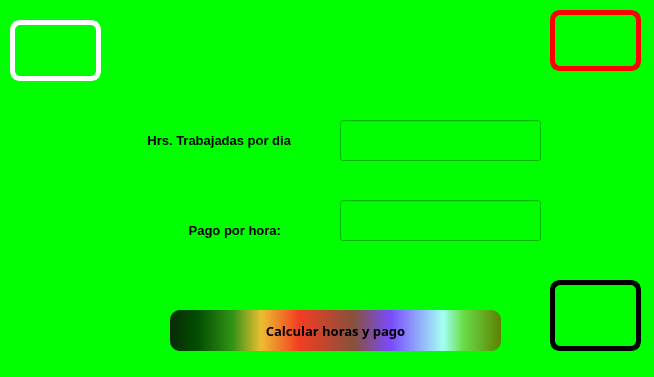
<?xml version="1.0" encoding="UTF-8"?>
<ui version="4.0">
 <class>Dialog</class>
 <widget class="QDialog" name="Dialog">
  <property name="geometry">
   <rect>
    <x>0</x>
    <y>0</y>
    <width>654</width>
    <height>377</height>
   </rect>
  </property>
  <property name="windowTitle">
   <string>Dialog</string>
  </property>
  <property name="styleSheet">
   <string notr="true">
background-color: rgb(0, 255, 0);</string>
  </property>
  <widget class="QLabel" name="label">
   <property name="geometry">
    <rect>
     <x>-20</x>
     <y>120</y>
     <width>311</width>
     <height>41</height>
    </rect>
   </property>
   <property name="font">
    <font>
     <pointsize>10</pointsize>
     <weight>75</weight>
     <bold>true</bold>
    </font>
   </property>
   <property name="text">
    <string>Hrs. Trabajadas por dia</string>
   </property>
   <property name="alignment">
    <set>Qt::AlignRight|Qt::AlignTrailing|Qt::AlignVCenter</set>
   </property>
  </widget>
  <widget class="QLineEdit" name="txt_hrs">
   <property name="geometry">
    <rect>
     <x>340</x>
     <y>120</y>
     <width>201</width>
     <height>41</height>
    </rect>
   </property>
   <property name="font">
    <font>
     <family>Rockwell Extra Bold</family>
     <pointsize>10</pointsize>
     <weight>75</weight>
     <bold>true</bold>
    </font>
   </property>
  </widget>
  <widget class="QLabel" name="label_2">
   <property name="geometry">
    <rect>
     <x>70</x>
     <y>210</y>
     <width>211</width>
     <height>41</height>
    </rect>
   </property>
   <property name="font">
    <font>
     <pointsize>10</pointsize>
     <weight>75</weight>
     <bold>true</bold>
    </font>
   </property>
   <property name="text">
    <string>Pago por hora:</string>
   </property>
   <property name="alignment">
    <set>Qt::AlignRight|Qt::AlignTrailing|Qt::AlignVCenter</set>
   </property>
  </widget>
  <widget class="QPushButton" name="btn_Accion">
   <property name="geometry">
    <rect>
     <x>170</x>
     <y>310</y>
     <width>331</width>
     <height>41</height>
    </rect>
   </property>
   <property name="font">
    <font>
     <family>Rockwell Extra Bold</family>
     <pointsize>10</pointsize>
     <weight>75</weight>
     <bold>true</bold>
    </font>
   </property>
   <property name="styleSheet">
    <string notr="true">background-color: qlineargradient(spread:pad, x1:0, y1:0, x2:1, y2:0, stop:0 rgba(9, 41, 4, 255), stop:0.085 rgba(2, 79, 0, 255), stop:0.19 rgba(50, 147, 22, 255), stop:0.275 rgba(236, 191, 49, 255), stop:0.39 rgba(243, 61, 34, 255), stop:0.555 rgba(135, 81, 60, 255), stop:0.667 rgba(121, 75, 255, 255), stop:0.825 rgba(164, 255, 244, 255), stop:0.885 rgba(104, 222, 71, 255), stop:1 rgba(93, 128, 0, 255));
border-radius: 10px;</string>
   </property>
   <property name="text">
    <string>Calcular horas y pago</string>
   </property>
  </widget>
  <widget class="QLineEdit" name="txt_pago">
   <property name="geometry">
    <rect>
     <x>340</x>
     <y>200</y>
     <width>201</width>
     <height>41</height>
    </rect>
   </property>
   <property name="font">
    <font>
     <family>Rockwell Extra Bold</family>
     <pointsize>10</pointsize>
     <weight>75</weight>
     <bold>true</bold>
    </font>
   </property>
   <property name="text">
    <string/>
   </property>
  </widget>
  <widget class="QLabel" name="label_3">
   <property name="geometry">
    <rect>
     <x>10</x>
     <y>20</y>
     <width>91</width>
     <height>61</height>
    </rect>
   </property>
   <property name="styleSheet">
    <string notr="true">border: 5px solid white;
border-radius: 10px;</string>
   </property>
   <property name="text">
    <string/>
   </property>
   <property name="pixmap">
    <pixmap resource="../../recursos.qrc">:/Logos/Imagenes/logo uat.jpg</pixmap>
   </property>
   <property name="scaledContents">
    <bool>true</bool>
   </property>
  </widget>
  <widget class="QLabel" name="label_4">
   <property name="geometry">
    <rect>
     <x>550</x>
     <y>10</y>
     <width>91</width>
     <height>61</height>
    </rect>
   </property>
   <property name="styleSheet">
    <string notr="true">border: 5px solid red;
border-radius: 10px;</string>
   </property>
   <property name="text">
    <string/>
   </property>
   <property name="pixmap">
    <pixmap resource="../../recursos.qrc">:/Logos/Imagenes/logo fians.jpg</pixmap>
   </property>
   <property name="scaledContents">
    <bool>true</bool>
   </property>
  </widget>
  <widget class="QLabel" name="label_5">
   <property name="geometry">
    <rect>
     <x>550</x>
     <y>280</y>
     <width>91</width>
     <height>71</height>
    </rect>
   </property>
   <property name="styleSheet">
    <string notr="true">border: 5px solid black;
border-radius: 10px;</string>
   </property>
   <property name="text">
    <string/>
   </property>
   <property name="pixmap">
    <pixmap resource="../../recursos.qrc">:/Logos/Imagenes/equipo.jpeg</pixmap>
   </property>
   <property name="scaledContents">
    <bool>true</bool>
   </property>
  </widget>
 </widget>
 <resources>
  <include location="../../recursos.qrc"/>
 </resources>
 <connections/>
</ui>
